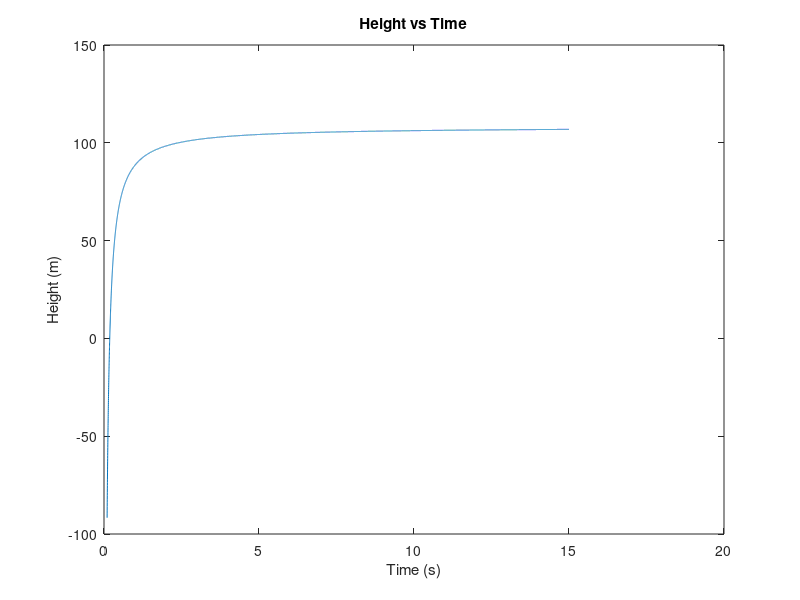

The MATLAB source for this figure:
%% Question --> 02
clear; clc ; close all;
format compact;

% Defining variables
z0 = 100;
v0 = 60;
m =2;
c = 15;
t = 0.1:0.001:15;
g = 9.8;

% Writing the equation
z = z0 + (m/c)*(v0+m*g/c)*(1-exp(-(c/m).*t)) - m*g./t;

% Plotting the values
plot(t, z);
xlabel('Time (s)');
ylabel('Height (m)');
title('Height vs Time');

% Printing the pick value
fprintf('The peak value of z is %.2f meters when the time is %.2f seconds.\n', max(z), t(z == max(z)));
